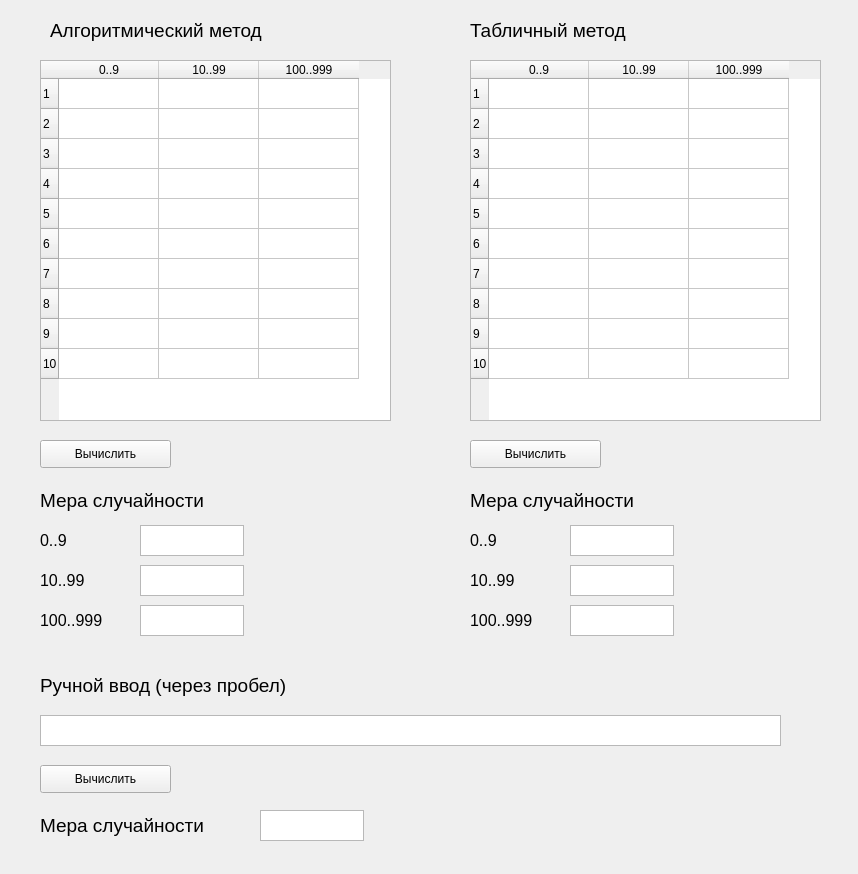
<?xml version="1.0" encoding="UTF-8"?>
<ui version="4.0">
 <class>MainWindow</class>
 <widget class="QMainWindow" name="MainWindow">
  <property name="geometry">
   <rect>
    <x>0</x>
    <y>0</y>
    <width>858</width>
    <height>874</height>
   </rect>
  </property>
  <property name="windowTitle">
   <string>MainWindow</string>
  </property>
  <widget class="QWidget" name="centralwidget">
   <widget class="QTableWidget" name="tableAlg">
    <property name="geometry">
     <rect>
      <x>40</x>
      <y>60</y>
      <width>351</width>
      <height>361</height>
     </rect>
    </property>
    <row>
     <property name="text">
      <string>1</string>
     </property>
    </row>
    <row>
     <property name="text">
      <string>2</string>
     </property>
    </row>
    <row>
     <property name="text">
      <string>3</string>
     </property>
    </row>
    <row>
     <property name="text">
      <string>4</string>
     </property>
    </row>
    <row>
     <property name="text">
      <string>5</string>
     </property>
    </row>
    <row>
     <property name="text">
      <string>6</string>
     </property>
    </row>
    <row>
     <property name="text">
      <string>7</string>
     </property>
    </row>
    <row>
     <property name="text">
      <string>8</string>
     </property>
    </row>
    <row>
     <property name="text">
      <string>9</string>
     </property>
    </row>
    <row>
     <property name="text">
      <string>10</string>
     </property>
    </row>
    <column>
     <property name="text">
      <string>0..9</string>
     </property>
    </column>
    <column>
     <property name="text">
      <string>10..99</string>
     </property>
    </column>
    <column>
     <property name="text">
      <string>100..999</string>
     </property>
    </column>
   </widget>
   <widget class="QLabel" name="label">
    <property name="geometry">
     <rect>
      <x>50</x>
      <y>10</y>
      <width>401</width>
      <height>41</height>
     </rect>
    </property>
    <property name="font">
     <font>
      <pointsize>14</pointsize>
     </font>
    </property>
    <property name="text">
     <string>Алгоритмический метод</string>
    </property>
   </widget>
   <widget class="QLabel" name="label_2">
    <property name="geometry">
     <rect>
      <x>470</x>
      <y>10</y>
      <width>401</width>
      <height>41</height>
     </rect>
    </property>
    <property name="font">
     <font>
      <pointsize>14</pointsize>
     </font>
    </property>
    <property name="text">
     <string>Табличный метод</string>
    </property>
   </widget>
   <widget class="QLabel" name="label_3">
    <property name="geometry">
     <rect>
      <x>40</x>
      <y>480</y>
      <width>201</width>
      <height>41</height>
     </rect>
    </property>
    <property name="font">
     <font>
      <pointsize>14</pointsize>
     </font>
    </property>
    <property name="text">
     <string>Мера случайности</string>
    </property>
   </widget>
   <widget class="QPushButton" name="calcAlgBtn">
    <property name="geometry">
     <rect>
      <x>40</x>
      <y>440</y>
      <width>131</width>
      <height>28</height>
     </rect>
    </property>
    <property name="text">
     <string>Вычислить</string>
    </property>
   </widget>
   <widget class="QLabel" name="label_4">
    <property name="geometry">
     <rect>
      <x>40</x>
      <y>520</y>
      <width>61</width>
      <height>41</height>
     </rect>
    </property>
    <property name="font">
     <font>
      <pointsize>12</pointsize>
     </font>
    </property>
    <property name="text">
     <string>0..9</string>
    </property>
   </widget>
   <widget class="QLabel" name="label_5">
    <property name="geometry">
     <rect>
      <x>40</x>
      <y>560</y>
      <width>71</width>
      <height>41</height>
     </rect>
    </property>
    <property name="font">
     <font>
      <pointsize>12</pointsize>
     </font>
    </property>
    <property name="text">
     <string>10..99</string>
    </property>
   </widget>
   <widget class="QLabel" name="label_6">
    <property name="geometry">
     <rect>
      <x>40</x>
      <y>600</y>
      <width>81</width>
      <height>41</height>
     </rect>
    </property>
    <property name="font">
     <font>
      <pointsize>12</pointsize>
     </font>
    </property>
    <property name="text">
     <string>100..999</string>
    </property>
   </widget>
   <widget class="QTextEdit" name="measureAlg1">
    <property name="geometry">
     <rect>
      <x>140</x>
      <y>525</y>
      <width>104</width>
      <height>31</height>
     </rect>
    </property>
    <property name="font">
     <font>
      <pointsize>10</pointsize>
     </font>
    </property>
   </widget>
   <widget class="QTextEdit" name="measureAlg2">
    <property name="geometry">
     <rect>
      <x>140</x>
      <y>565</y>
      <width>104</width>
      <height>31</height>
     </rect>
    </property>
    <property name="font">
     <font>
      <pointsize>10</pointsize>
     </font>
    </property>
   </widget>
   <widget class="QTextEdit" name="measureAlg3">
    <property name="geometry">
     <rect>
      <x>140</x>
      <y>605</y>
      <width>104</width>
      <height>31</height>
     </rect>
    </property>
    <property name="font">
     <font>
      <pointsize>10</pointsize>
     </font>
    </property>
   </widget>
   <widget class="QLabel" name="label_7">
    <property name="geometry">
     <rect>
      <x>470</x>
      <y>520</y>
      <width>61</width>
      <height>41</height>
     </rect>
    </property>
    <property name="font">
     <font>
      <pointsize>12</pointsize>
     </font>
    </property>
    <property name="text">
     <string>0..9</string>
    </property>
   </widget>
   <widget class="QTextEdit" name="measureTable2">
    <property name="geometry">
     <rect>
      <x>570</x>
      <y>565</y>
      <width>104</width>
      <height>31</height>
     </rect>
    </property>
    <property name="font">
     <font>
      <pointsize>10</pointsize>
     </font>
    </property>
   </widget>
   <widget class="QPushButton" name="calcTableBtn">
    <property name="geometry">
     <rect>
      <x>470</x>
      <y>440</y>
      <width>131</width>
      <height>28</height>
     </rect>
    </property>
    <property name="text">
     <string>Вычислить</string>
    </property>
   </widget>
   <widget class="QLabel" name="label_8">
    <property name="geometry">
     <rect>
      <x>470</x>
      <y>600</y>
      <width>81</width>
      <height>41</height>
     </rect>
    </property>
    <property name="font">
     <font>
      <pointsize>12</pointsize>
     </font>
    </property>
    <property name="text">
     <string>100..999</string>
    </property>
   </widget>
   <widget class="QTextEdit" name="measureTable3">
    <property name="geometry">
     <rect>
      <x>570</x>
      <y>605</y>
      <width>104</width>
      <height>31</height>
     </rect>
    </property>
    <property name="font">
     <font>
      <pointsize>10</pointsize>
     </font>
    </property>
   </widget>
   <widget class="QTextEdit" name="measureTable1">
    <property name="geometry">
     <rect>
      <x>570</x>
      <y>525</y>
      <width>104</width>
      <height>31</height>
     </rect>
    </property>
    <property name="font">
     <font>
      <pointsize>10</pointsize>
     </font>
    </property>
   </widget>
   <widget class="QLabel" name="label_9">
    <property name="geometry">
     <rect>
      <x>470</x>
      <y>480</y>
      <width>201</width>
      <height>41</height>
     </rect>
    </property>
    <property name="font">
     <font>
      <pointsize>14</pointsize>
     </font>
    </property>
    <property name="text">
     <string>Мера случайности</string>
    </property>
   </widget>
   <widget class="QLabel" name="label_10">
    <property name="geometry">
     <rect>
      <x>470</x>
      <y>560</y>
      <width>71</width>
      <height>41</height>
     </rect>
    </property>
    <property name="font">
     <font>
      <pointsize>12</pointsize>
     </font>
    </property>
    <property name="text">
     <string>10..99</string>
    </property>
   </widget>
   <widget class="QLabel" name="label_11">
    <property name="geometry">
     <rect>
      <x>40</x>
      <y>665</y>
      <width>561</width>
      <height>41</height>
     </rect>
    </property>
    <property name="font">
     <font>
      <pointsize>14</pointsize>
     </font>
    </property>
    <property name="text">
     <string>Ручной ввод (через пробел)</string>
    </property>
   </widget>
   <widget class="QTextEdit" name="manualText">
    <property name="geometry">
     <rect>
      <x>40</x>
      <y>715</y>
      <width>741</width>
      <height>31</height>
     </rect>
    </property>
   </widget>
   <widget class="QLabel" name="label_12">
    <property name="geometry">
     <rect>
      <x>40</x>
      <y>805</y>
      <width>201</width>
      <height>41</height>
     </rect>
    </property>
    <property name="font">
     <font>
      <pointsize>14</pointsize>
     </font>
    </property>
    <property name="text">
     <string>Мера случайности</string>
    </property>
   </widget>
   <widget class="QPushButton" name="calcManualBtn">
    <property name="geometry">
     <rect>
      <x>40</x>
      <y>765</y>
      <width>131</width>
      <height>28</height>
     </rect>
    </property>
    <property name="text">
     <string>Вычислить</string>
    </property>
   </widget>
   <widget class="QTextEdit" name="measureManual">
    <property name="geometry">
     <rect>
      <x>260</x>
      <y>810</y>
      <width>104</width>
      <height>31</height>
     </rect>
    </property>
   </widget>
   <widget class="QTableWidget" name="tableTable">
    <property name="geometry">
     <rect>
      <x>470</x>
      <y>60</y>
      <width>351</width>
      <height>361</height>
     </rect>
    </property>
    <row>
     <property name="text">
      <string>1</string>
     </property>
    </row>
    <row>
     <property name="text">
      <string>2</string>
     </property>
    </row>
    <row>
     <property name="text">
      <string>3</string>
     </property>
    </row>
    <row>
     <property name="text">
      <string>4</string>
     </property>
    </row>
    <row>
     <property name="text">
      <string>5</string>
     </property>
    </row>
    <row>
     <property name="text">
      <string>6</string>
     </property>
    </row>
    <row>
     <property name="text">
      <string>7</string>
     </property>
    </row>
    <row>
     <property name="text">
      <string>8</string>
     </property>
    </row>
    <row>
     <property name="text">
      <string>9</string>
     </property>
    </row>
    <row>
     <property name="text">
      <string>10</string>
     </property>
    </row>
    <column>
     <property name="text">
      <string>0..9</string>
     </property>
    </column>
    <column>
     <property name="text">
      <string>10..99</string>
     </property>
    </column>
    <column>
     <property name="text">
      <string>100..999</string>
     </property>
    </column>
   </widget>
  </widget>
 </widget>
 <resources/>
 <connections/>
</ui>
